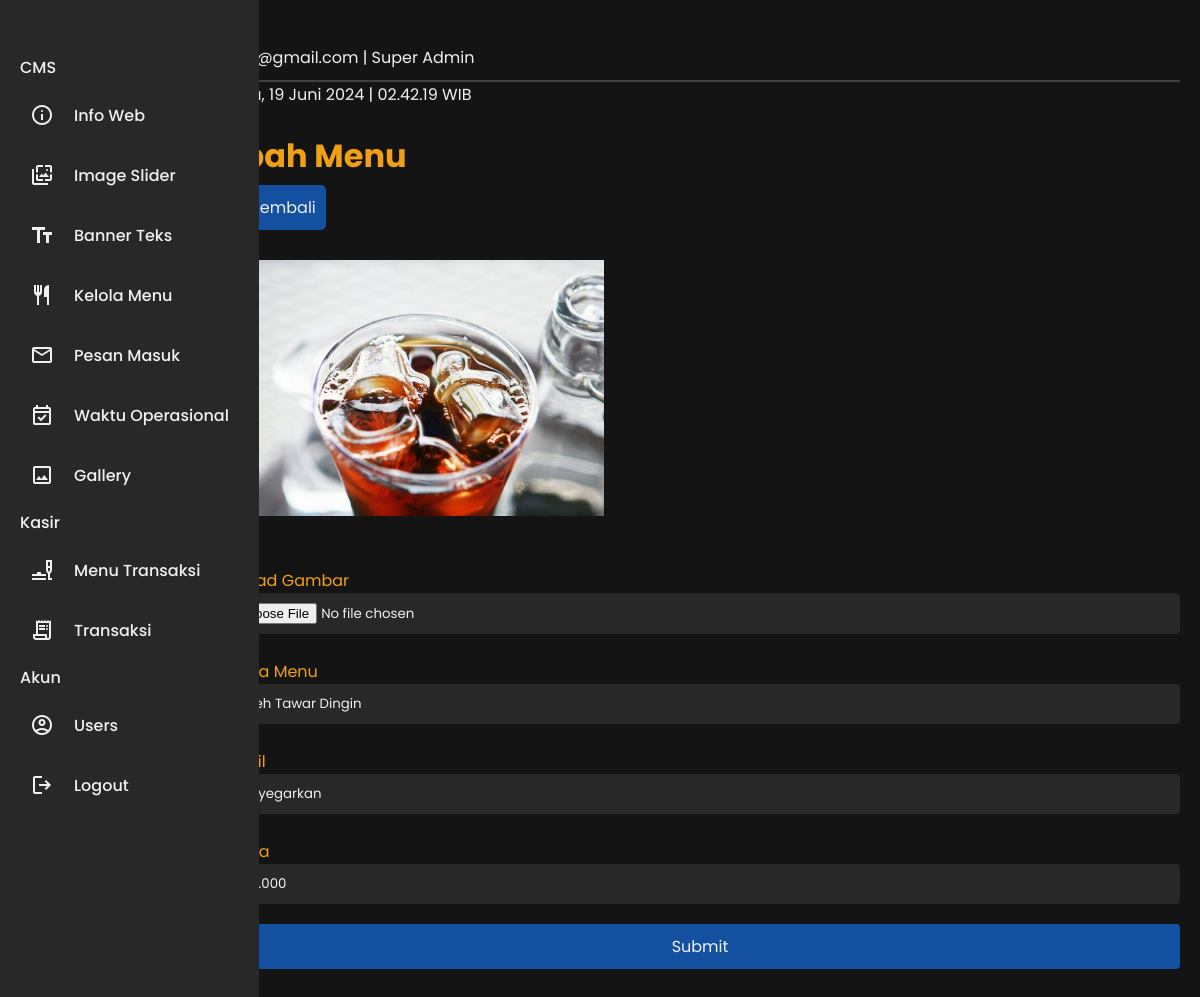
Screenshot of /admin/page.php?page=ubah-menu&id=11 (signed in) with the database file from the repository.
### tables this page shows
CREATE TABLE `cms_menu` (
  `id` int(11) NOT NULL,
  `gambar` varchar(255) DEFAULT NULL,
  `nama_menu` varchar(250) DEFAULT NULL,
  `detail` varchar(250) DEFAULT NULL,
  `harga` varchar(20) DEFAULT NULL
);

### admin/page/cms/ubah-menu.php (the view, shortened to what this page needs)
<?php
if (isset($_GET['id'])) {
    $id = $_GET['id'];
    $query = mysqli_query($koneksi, "SELECT * FROM cms_menu WHERE id='$id'");
    $data = mysqli_fetch_array($query);
} else {
    header("Location: index.php");
}
include 'page/template/sidebar.php';
?>
<body>
    <main class="content">
        <?php include 'page/template/header.php'; ?>
        <div>
            <h1 class="judul">Ubah Menu</h1>
            <button onclick="window.history.back()"><i class='bx bx-arrow-back'></i> Kembali</button>
            <br>
            <br>
            <form method="post" action="action.php?action=ubah-menu" enctype="multipart/form-data" class="news-form" autocomplete="off">
                <div class="gambar-lama" id="gambar-lama">
                    <img src="<?php echo $data['gambar']; ?>" alt="gambar">
                </div>
                <br>
                <label for="gambar">Upload Gambar</label>
                <input type="file" name="gambar" id="gambar" class="form-file" accept=".jpg, .jpeg, .png">
                <label for="nama_menu">Nama Menu</label>
                <input type="text" name="nama_menu" id="nama_menu" placeholder="Maksimal 250 karakter" class="form-input" maxlength="250" value="<?php echo $data['nama_menu']; ?>">
                <label for="detail">Detail</label>
                <input type="text" name="detail" id="detail" placeholder="Maksimal 250 karakter" class="form-input" maxlength="250" value="<?php echo $data['detail']; ?>">
                <label for="harga">Harga</label>
                <input type="text" name="harga" id="harga" placeholder="Maksimal 20 karakter" class="form-input" maxlength="20" value="<?php echo $data['harga']; ?>">
                <button type="submit" name="submit" class="form-button">Submit</button>
            </form>
        </div>
    </main>
</body>

### admin/assets/css/style.css (style rules this page uses)
button { font-size: 1rem; border: none; color: var(--white); border-radius: 5px; padding: 10px; margin: 0 auto; margin-top: 5px; margin-bottom: 5px; cursor: pointer; }
.news-form { display: flex; flex-direction: column; }
.form-input, .form-textarea, .form-select, .form-file, .form-button { background-color: var(--black2); color: var(--white); margin-bottom: 15px; padding: 10px; border: none; border-radius: 4px; width: 100%; box-sizing: border-box; }
.form-button { background-color: var(--blue_dark); color: var(--white); border: none; cursor: pointer; transition: background-color 0.3s; }
button { color: var(--white); }

### admin/assets/css/style_sidebar.css (style rules this page uses)
* { margin: 0; padding: 0; box-sizing: border-box; font-family: 'L', sans-serif; }
:root { --blue_dark: #1450A0; --blue_light: #2878F0; --gold: #F0A014; --white: #F0F0F0; --black: #141414; --black2: #282828; --red: #C80000; --body-color: #141414; --sidebar-color: #282828; --sidebar-color2: #F0A014; --primary-color: #1450A0; --primary-color-light: #2878F0; --toggle-color: #2878F0; --text-color: #F0F0F0; --tran-03: all 0.2s ease; --tran-03: all 0.3s ease; --tran-04: all 0.3s ease; --tran-05: all 0.3s ease; }
body { min-height: 100vh; background-color: var(--body-color); transition: var(--tran-05); }

### admin/page/template/sidebar.php (style rules this page uses)
:root { --background-color: #141414; --sidebar-background: #282828; --sidebar-hover-background: #F0F0F0; --text-color: #F0F0F0; --text-hover-color: #123123; --separator-color: #2878F0; --user-profile-border: #F0F0F0; --user-detail-background: #F0F0F0; --gold: #F0A014; --blue_dark: #1450A0; --blue_light: #2878F0; }
* { margin: 0; padding: 0; box-sizing: border-box; font-family: "Poppins", sans-serif; }
body { min-height: 100vh; background: var(--background-color); display: flex; margin: 0; padding: 0; color: var(--text-color) }
.content { margin-left: 85px; padding: 20px; transition: margin-left 0.4s ease; width: 100vw; }
.judul { color: var(--gold); }
button { background-color: var(--blue_dark); }
label { margin-top: 10px; color: var(--gold); }

### admin/page/cms/ubah-menu.php (style rules this page uses)
.gambar-lama img { width: 40%; height: auto; }

### rows the page displays
cms_menu: gambar (picture), nama_menu "Es Teh Tawar Dingin", detail "Menyegarkan", harga "Rp 3.000"

### other values shown
$_SESSION['email'] "apip@gmail.com"
$_SESSION['role'] "Super Admin"
